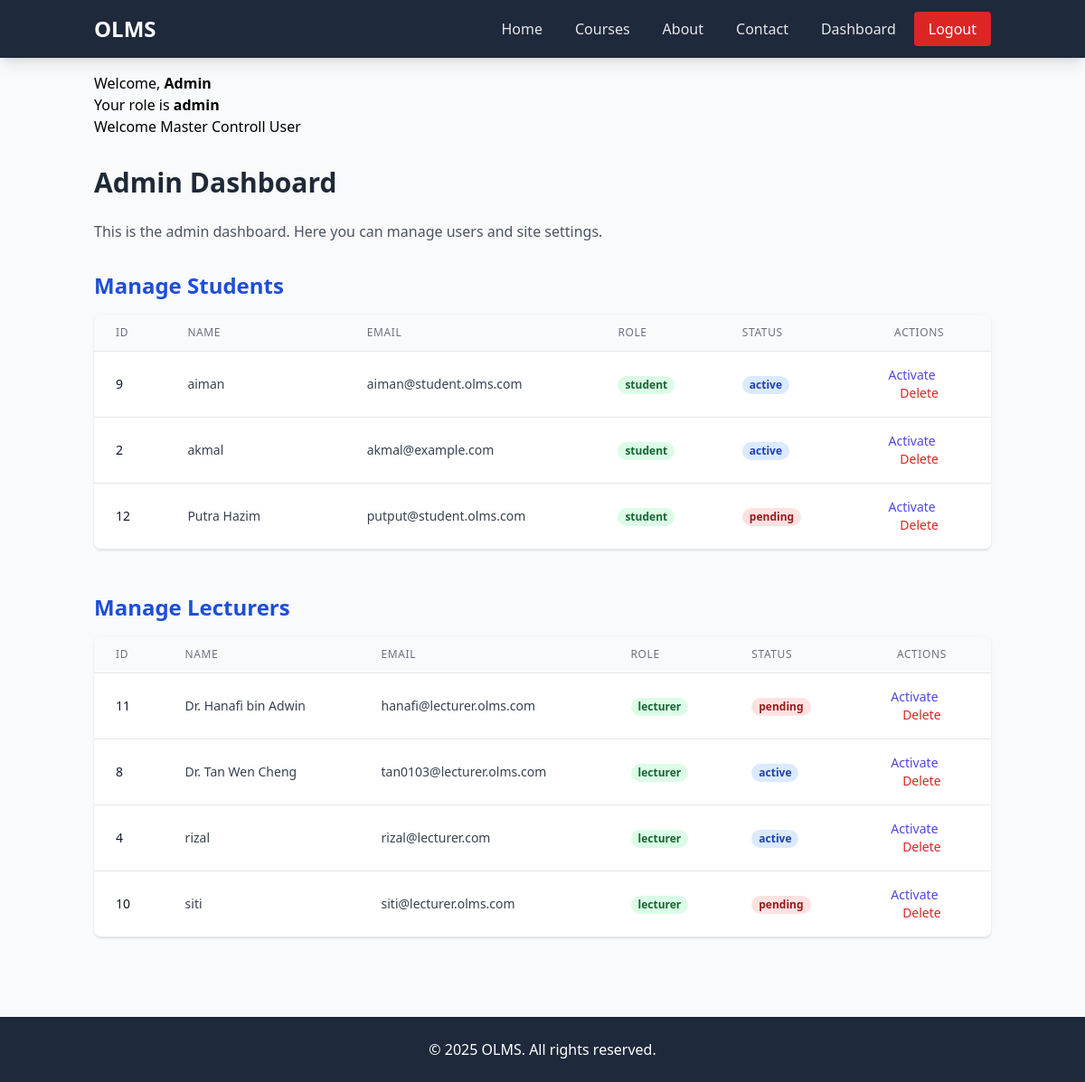
/admin/dashboard.php (signed in), run on an earlier commit of the app's database.
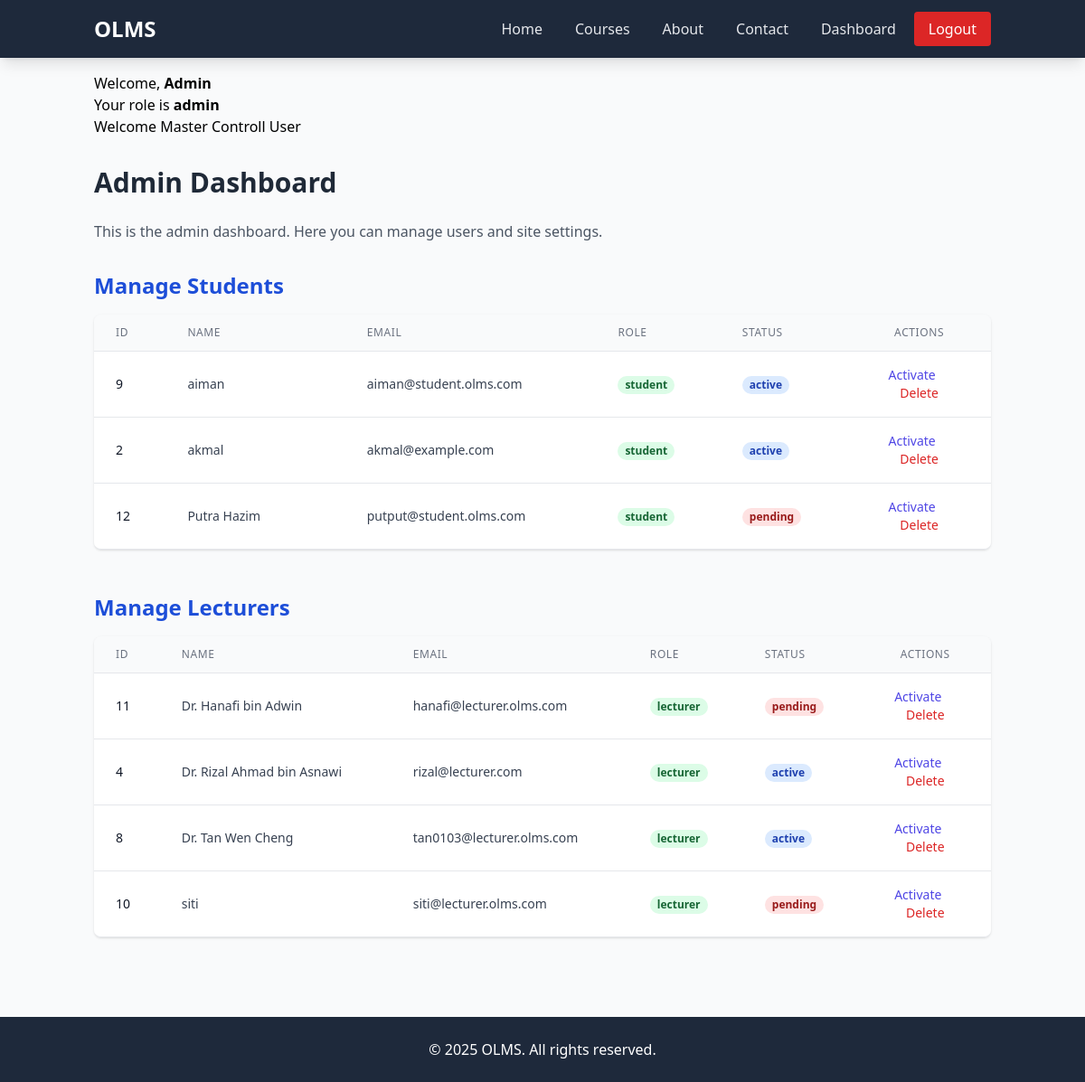
And on a later commit of the database.
### tables this page shows
CREATE TABLE `users` (
  `id` int(11) NOT NULL,
  `name` varchar(100) NOT NULL,
  `email` varchar(100) NOT NULL,
  `password` varchar(255) NOT NULL,
  `role` enum('student','lecturer','admin') NOT NULL DEFAULT 'student',
  `status` enum('pending','active','blocked') NOT NULL DEFAULT 'pending'
);

### admin/dashboard.php (the view, shortened to what the changed rows need)
<?php
include("../connection.php");
include("../header.php");
$users = [];
$sql = "SELECT id, name, email, role, status FROM users WHERE role = 'student' ORDER BY name ASC";
$result = $conn->query($sql);
if ($result && $result->num_rows > 0) {
    while ($row = $result->fetch_assoc()) {
        $users[] = $row;
    }
} else {
    echo "<p><b>No student users found.</p></b>";
}
$users_lect = [];
$sql_state = "SELECT id, name, email, role, status FROM users WHERE role = 'lecturer' ORDER BY name ASC";
$result_state = $conn->query($sql_state);
if ($result_state && $result_state->num_rows > 0) {
    while ($row = $result_state->fetch_assoc()) {
        $users_lect[] = $row;
    }
} else {
    echo "<p><b>No lecturer users found.</p></b>";
}
?>
<body>
    <main class="container mx-auto p-4">
        <h1 class="text-3xl font-extrabold mb-6 text-gray-800">Admin Dashboard</h1>
        <section class="mb-12">
            <div class="max-w-6xl mx-auto">
                <h2 class="text-2xl font-semibold mb-4 text-blue-700">Manage Students</h2>
                <div class="overflow-x-auto shadow border-b border-gray-200 sm:rounded-lg">
                    <table class="w-full divide-y divide-gray-200">
                        <thead class="bg-gray-50">
                            <tr>
                                <th class="w-16 px-6 py-3 text-left text-xs font-medium text-gray-500 uppercase tracking-wider">ID</th>
                                <th class="w-40 px-6 py-3 text-left text-xs font-medium text-gray-500 uppercase tracking-wider">Name</th>
                                <th class="w-56 px-6 py-3 text-left text-xs font-medium text-gray-500 uppercase tracking-wider">Email</th>
                                <th class="w-24 px-6 py-3 text-left text-xs font-medium text-gray-500 uppercase tracking-wider">Role</th>
                                <th class="w-24 px-6 py-3 text-left text-xs font-medium text-gray-500 uppercase tracking-wider">Status</th>
                                <th class="w-32 px-6 py-3 text-center text-xs font-medium text-gray-500 uppercase tracking-wider">Actions</th>
                            </tr>
                        </thead>
                        <tbody class="bg-white divide-y divide-gray-200">
                            <?php if (count($users) > 0): ?>
                                <?php foreach ($users as $user): ?>
                                    <tr>
                                        <td class="px-6 py-4 whitespace-nowrap text-sm font-medium text-gray-900"><?= htmlspecialchars($user['id']) ?></td>
                                        <td class="px-6 py-4 truncate text-sm text-gray-700"><?= htmlspecialchars($user['name']) ?></td>
                                        <td class="px-6 py-4 truncate text-sm text-gray-700"><?= htmlspecialchars($user['email']) ?></td>
                                        <td class="px-6 py-4 whitespace-nowrap text-sm text-gray-700">
                                            <span class="px-2 inline-flex text-xs leading-5 font-semibold rounded-full bg-green-100 text-green-800"><?= htmlspecialchars($user['role']) ?></span>
                                        </td>
                                        <td class="px-6 py-4 whitespace-nowrap text-sm text-gray-500">
                                            <span class="px-2 inline-flex text-xs leading-5 font-semibold rounded-full
                                        <?php echo ($user['status'] == 'active') ? 'bg-blue-100 text-blue-800' : 'bg-red-100 text-red-800'; ?>">
                                                <?= htmlspecialchars($user['status']) ?>
                                            </span>
                                        </td>
                                        <td class="px-6 py-4 text-center text-sm font-medium">
                                            <a href="edit_user.php?id=<?= $user['id'] ?>" class="text-indigo-600 hover:text-indigo-900 mr-4">Activate</a>
                                            <a href="delete_user.php?id=<?= $user['id'] ?>" onclick="return confirm('Are you sure you want to delete this user?')" class="text-red-600 hover:text-red-900">Delete</a>
                                        </td>
                                    </tr>
                                <?php endforeach; ?>
                            <?php else: ?>
                                <tr>
                                    <td colspan="6" class="px-6 py-4 text-center text-sm text-gray-500">No student users found.</td>
                                </tr>
                            <?php endif; ?>
                        </tbody>
                    </table>
                </div>
            </div>
        </section>
        <section>
            <div class="max-w-6xl mx-auto">
                <h2 class="text-2xl font-semibold mb-4 text-blue-700">Manage Lecturers</h2>
                <div class="overflow-x-auto shadow border-b border-gray-200 sm:rounded-lg">
                    <table class="w-full divide-y divide-gray-200">
                        <thead class="bg-gray-50">
                            <tr>
                                <th class="w-16 px-6 py-3 text-left text-xs font-medium text-gray-500 uppercase tracking-wider">ID</th>
                                <th class="w-40 px-6 py-3 text-left text-xs font-medium text-gray-500 uppercase tracking-wider">Name</th>
                                <th class="w-56 px-6 py-3 text-left text-xs font-medium text-gray-500 uppercase tracking-wider">Email</th>
                                <th class="w-24 px-6 py-3 text-left text-xs font-medium text-gray-500 uppercase tracking-wider">Role</th>
                                <th class="w-24 px-6 py-3 text-left text-xs font-medium text-gray-500 uppercase tracking-wider">Status</th>
                                <th class="w-32 px-6 py-3 text-center text-xs font-medium text-gray-500 uppercase tracking-wider">Actions</th>
                            </tr>
                        </thead>
                        <tbody class="bg-white divide-y divide-gray-200">
                            <?php if (count($users_lect) > 0): ?>
                                <?php foreach ($users_lect as $lecturer): ?>
                                    <tr>
                                        <td class="px-6 py-4 whitespace-nowrap text-sm font-medium text-gray-900"><?= htmlspecialchars($lecturer['id']) ?></td>
                                        <td class="px-6 py-4 truncate text-sm text-gray-700"><?= htmlspecialchars($lecturer['name']) ?></td>
                                        <td class="px-6 py-4 truncate text-sm text-gray-700"><?= htmlspecialchars($lecturer['email']) ?></td>
                                        <td class="px-6 py-4 whitespace-nowrap text-sm text-gray-700">
                                            <span class="px-2 inline-flex text-xs leading-5 font-semibold rounded-full bg-green-100 text-green-800"><?= htmlspecialchars($lecturer['role']) ?></span>
                                        </td>
                                        <td class="px-6 py-4 whitespace-nowrap text-sm text-gray-500">
                                            <span class="px-2 inline-flex text-xs leading-5 font-semibold rounded-full
                                        <?php echo ($lecturer['status'] == 'active') ? 'bg-blue-100 text-blue-800' : 'bg-red-100 text-red-800'; ?>">
                                                <?= htmlspecialchars($lecturer['status']) ?>
                                            </span>
                                        </td>
                                        <td class="px-6 py-4 text-center text-sm font-medium">
                                            <a href="edit_user.php?id=<?= $lecturer['id'] ?>" class="text-indigo-600 hover:text-indigo-900 mr-4">Activate</a>
                                            <a href="delete_user.php?id=<?= $lecturer['id'] ?>" onclick="return confirm('Are you sure you want to delete this user?')" class="text-red-600 hover:text-red-900">Delete</a>
                                        </td>
                                    </tr>
                                <?php endforeach; ?>
                            <?php else: ?>
                                <tr>
                                    <td colspan="6" class="px-6 py-4 text-center text-sm text-gray-500">No lecturer users found.</td>
                                </tr>
                            <?php endif; ?>
                        </tbody>
                    </table>
                </div>
            </div>
        </section>
    </main>
</body>
<br>
<br>
<br>
<?php include("../footer.php"); ?>

What changed in the data, as far as the page shows it:
changed users "rizal@lecturer.com": name "rizal" → "Dr. Rizal Ahmad bin Asnawi"; moves up the list
